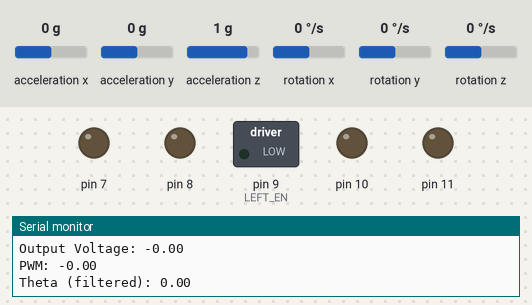
Recording of a sketch running on a simulated Arduino Uno, built with avr-gcc and run on an emulated ATmega328P. Shown: switched loads named in the sketch (green lamp = pin HIGH), output pins drawn as LEDs (lit = HIGH), the last lines printed to the serial monitor. The inputs (shaded band) are chosen by the test bench; at power-on: acceleration y 0 g, rotation x 0 °/s, acceleration x 0 g, acceleration z 1 g, rotation y 0 °/s, rotation z 0 °/s.

Above: at 9.3 s.
9.4 s: acceleration y set to -1.4 g
At 10.6 s:
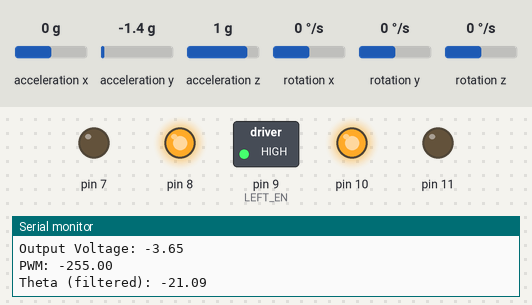
11.1 s: rotation x set to 24 °/s
14.1 s: rotation x set to 28 °/s
At 16.8 s:
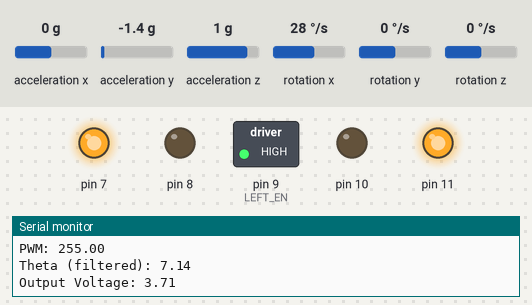
17.1 s: acceleration y set to 0.1 g
20.1 s: acceleration y set to 0.4 g
At 21.5 s:
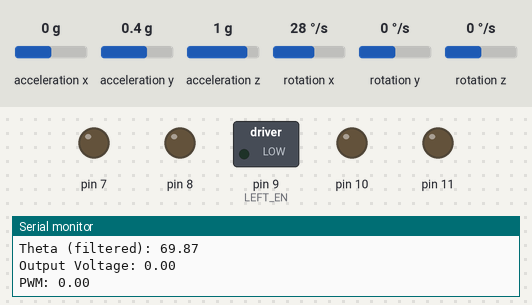
22.0 s: acceleration y set to -0.1 g
25.0 s: acceleration y set to -0.4 g
At 26.4 s:
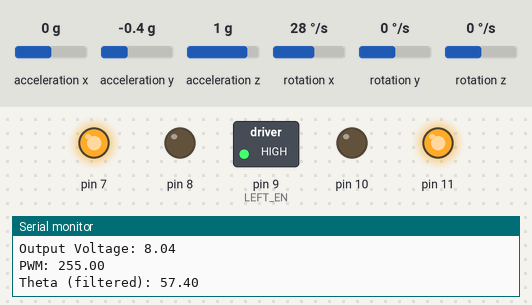
Timing chart, 0 to 28.0 s (numbered marks = the images above; inputs shaded):
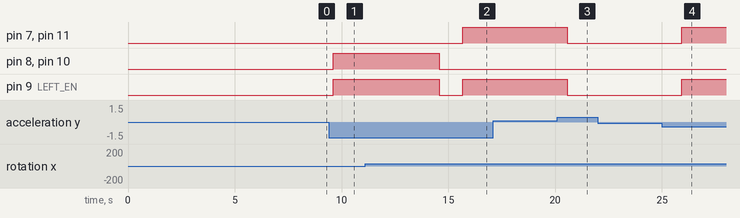

The sketch:

thetaonly.ino
```cpp
#include <Wire.h>
#include <math.h>
#include "MPU6050_tockn.h"
#include <Fuzzy.h>

// Motor driver pins
#define LEFT_IN1 8
#define LEFT_IN2 7
#define LEFT_EN  9
#define RIGHT_IN1 10
#define RIGHT_IN2 11
#define RIGHT_EN 9  // Shared with LEFT_EN

// Constants
const int DELTA_T = 100; // ms

// Global variables
MPU6050 mpu6050(Wire);
unsigned long current_time = 0;
unsigned long previous_time = 0;

// Tuning Parameters
float theta_input_scale = 1.0;
float theta_input_bias = 0.0;
float output_mf_scale = 1.0;
float output_mf_bias = 0.0;

// Complementary filter
float filteredAngle = 0;
float alpha = 0.96; // Lower to reduce vibration (less gyro trust)

// Fuzzy logic
Fuzzy* fuzzy = new Fuzzy();
FuzzyInput* theta = new FuzzyInput(1);
FuzzyOutput* balance = new FuzzyOutput(1);

// Global fuzzy sets for debugging
FuzzySet* theta_neg;
FuzzySet* theta_bal;
FuzzySet* theta_pos;

// Motor Controller Class
class MotorController {
  private:
    int in1Pin;
    int in2Pin;

  public:
    MotorController(int in1, int in2) {
      in1Pin = in1;
      in2Pin = in2;
      pinMode(in1Pin, OUTPUT);
      pinMode(in2Pin, OUTPUT);
    }

    void setDirection(int pwm) {
      if (pwm > 0) {
        digitalWrite(in1Pin, LOW);
        digitalWrite(in2Pin, HIGH);
      } else if (pwm < 0) {
        digitalWrite(in1Pin, HIGH);
        digitalWrite(in2Pin, LOW);
      } else {
        digitalWrite(in1Pin, LOW);
        digitalWrite(in2Pin, LOW);
      }
    }
};

MotorController leftMotor(LEFT_IN1, LEFT_IN2);
MotorController rightMotor(RIGHT_IN1, RIGHT_IN2);

void setup() {
  Serial.begin(115200);
  Serial.println("Self-Balancing Robot (Theta Only + Complementary Filter)");

  Wire.begin();
  mpu6050.begin();

  delay(100);
  Serial.println("Calibrating gyro...");
  delay(5000);
  mpu6050.calcGyroOffsets(true);
  Serial.println("Calibration done.");
  Serial.print("GyroX offset: "); Serial.println(mpu6050.getGyroXoffset());

  setupFuzzyLogic();
  pinMode(LEFT_EN, OUTPUT);
}

void loop() {
  current_time = millis();
  mpu6050.update();

  if ((current_time - previous_time) > DELTA_T) {
    float dt = (current_time - previous_time) / 1000.0; // Convert ms to seconds

    float acc_angle = mpu6050.getAccAngleX(); // From accelerometer
    float gyro_rate = mpu6050.getGyroX();     // Angular velocity (deg/s)

    // Complementary filter to fuse gyro + accel
    filteredAngle = alpha * (filteredAngle + gyro_rate * dt) + (1.0 - alpha) * acc_angle;

    float theta_val = filteredAngle;

    if (isnan(theta_val)) {
      Serial.println("Sensor error!");
      analogWrite(LEFT_EN, 0);
      return;
    }

    float scaled_theta = theta_val * theta_input_scale + theta_input_bias;

    fuzzy->setInput(1, scaled_theta);
    fuzzy->fuzzify();

    // Print which membership functions are activated

    Serial.print("Theta (filtered): "); Serial.println(theta_val);


    float output = fuzzy->defuzzify(1);
    float balance_voltage = output * output_mf_scale + output_mf_bias;
    balance_voltage = constrain(balance_voltage, -9.0, 9.0); // Allow for more torque range

    float pwm_command = (balance_voltage * 255.0) / 3; // Scale for ±9V
    pwm_command = constrain(pwm_command, -255.0, 255.0); // Clamp to max

    leftMotor.setDirection((int)pwm_command);
    rightMotor.setDirection((int)pwm_command);
    analogWrite(LEFT_EN, abs((int)pwm_command));

    Serial.print("Output Voltage: "); Serial.println(balance_voltage);
    Serial.print("PWM: "); Serial.println(pwm_command);
    Serial.println();

    previous_time = current_time;
  }
}

void setupFuzzyLogic() {
  // Input: theta angle
  FuzzySet* theta_neg_hi = new FuzzySet(-60, -45, -40, -30);
  FuzzySet* theta_neg    = new FuzzySet(-40, -25, -15, -3);
  theta_bal              = new FuzzySet(-3, 0, 0, 3);  // still global
  FuzzySet* theta_pos    = new FuzzySet(3, 15, 25, 40);
  FuzzySet* theta_pos_hi = new FuzzySet(30, 40, 45, 60);

  theta->addFuzzySet(theta_neg_hi);
  theta->addFuzzySet(theta_neg);
  theta->addFuzzySet(theta_bal);
  theta->addFuzzySet(theta_pos);
  theta->addFuzzySet(theta_pos_hi);
  fuzzy->addFuzzyInput(theta);

  // Output: balance voltage
  FuzzySet* out_high_neg = new FuzzySet(-10, -9, -8, -6);
  FuzzySet* out_low_neg  = new FuzzySet(-6, -4, -3, -1.5);
  FuzzySet* out_zero     = new FuzzySet(-1.5, 0, 0, 1.5);
  FuzzySet* out_low_pos  = new FuzzySet(1.5, 3, 4, 6);
  FuzzySet* out_high_pos = new FuzzySet(6, 8, 9, 10);

  balance->addFuzzySet(out_high_neg);
  balance->addFuzzySet(out_low_neg);
  balance->addFuzzySet(out_zero);
  balance->addFuzzySet(out_low_pos);
  balance->addFuzzySet(out_high_pos);
  fuzzy->addFuzzyOutput(balance);

  // Rules
  FuzzyRuleAntecedent* if_theta_neg_hi = new FuzzyRuleAntecedent();
  if_theta_neg_hi->joinSingle(theta_neg_hi);
  FuzzyRuleConsequent* then_output_high_neg = new FuzzyRuleConsequent();
  then_output_high_neg->addOutput(out_high_neg);
  fuzzy->addFuzzyRule(new FuzzyRule(1, if_theta_neg_hi, then_output_high_neg));

  FuzzyRuleAntecedent* if_theta_neg = new FuzzyRuleAntecedent();
  if_theta_neg->joinSingle(theta_neg);
  FuzzyRuleConsequent* then_output_low_neg = new FuzzyRuleConsequent();
  then_output_low_neg->addOutput(out_low_neg);
  fuzzy->addFuzzyRule(new FuzzyRule(2, if_theta_neg, then_output_low_neg));

  FuzzyRuleAntecedent* if_theta_bal = new FuzzyRuleAntecedent();
  if_theta_bal->joinSingle(theta_bal);
  FuzzyRuleConsequent* then_output_zero = new FuzzyRuleConsequent();
  then_output_zero->addOutput(out_zero);
  fuzzy->addFuzzyRule(new FuzzyRule(3, if_theta_bal, then_output_zero));

  FuzzyRuleAntecedent* if_theta_pos = new FuzzyRuleAntecedent();
  if_theta_pos->joinSingle(theta_pos);
  FuzzyRuleConsequent* then_output_low_pos = new FuzzyRuleConsequent();
  then_output_low_pos->addOutput(out_low_pos);
  fuzzy->addFuzzyRule(new FuzzyRule(4, if_theta_pos, then_output_low_pos));

  FuzzyRuleAntecedent* if_theta_pos_hi = new FuzzyRuleAntecedent();
  if_theta_pos_hi->joinSingle(theta_pos_hi);
  FuzzyRuleConsequent* then_output_high_pos = new FuzzyRuleConsequent();
  then_output_high_pos->addOutput(out_high_pos);
  fuzzy->addFuzzyRule(new FuzzyRule(5, if_theta_pos_hi, then_output_high_pos));}
```

Measured:
- the behaviour switches between 25 and 26 °/s on rotation x (found by bisection; images 1 and 2)
- the behaviour switches between 0.2 and 0.3 g on acceleration y (found by bisection; images 2 and 3)
- the behaviour switches between -0.2 and -0.3 g on acceleration y (found by bisection; images 3 and 4)
- after the input at 9.4 s, pin 8, pin 9 (LEFT_EN), pin 10: LOW → HIGH after 0.20 s
- after the input at 14.1 s, pin 7, pin 11: LOW → HIGH after 1.6 s; pin 8, pin 9 (LEFT_EN), pin 10: HIGH → LOW after 0.47 s instead of 0.88 s
- after the input at 20.1 s, pin 7, pin 9 (LEFT_EN), pin 11: HIGH → LOW after 0.47 s instead of 0.88 s
- after the input at 25.0 s, pin 7, pin 9 (LEFT_EN), pin 11: LOW → HIGH after 0.93 s
